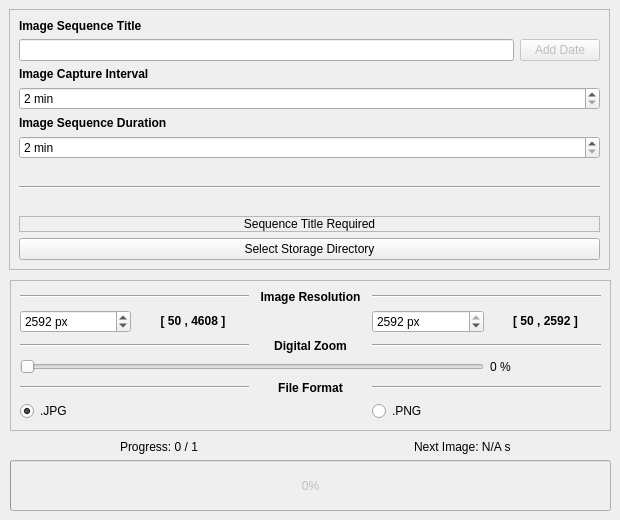
    <widget class="QWidget" name="main_imaging_tab">
     <attribute name="title">
      <string>IMAGING</string>
     </attribute>
     <widget class="QFrame" name="imaging_settings_frame">
      <property name="geometry">
       <rect>
        <x>10</x>
        <y>280</y>
        <width>601</width>
        <height>151</height>
       </rect>
      </property>
      <property name="frameShape">
       <enum>QFrame::StyledPanel</enum>
      </property>
      <property name="frameShadow">
       <enum>QFrame::Sunken</enum>
      </property>
      <widget class="QWidget" name="gridLayoutWidget_2">
       <property name="geometry">
        <rect>
         <x>10</x>
         <y>10</y>
         <width>581</width>
         <height>131</height>
        </rect>
       </property>
       <layout class="QGridLayout" name="gridLayout_2">
        <item row="0" column="3" colspan="2">
         <widget class="Line" name="line_19">
          <property name="orientation">
           <enum>Qt::Horizontal</enum>
          </property>
         </widget>
        </item>
        <item row="4" column="4">
         <widget class="QLabel" name="imaging_digital_zoom_value_label">
          <property name="text">
           <string>0 %</string>
          </property>
         </widget>
        </item>
        <item row="3" column="2">
         <widget class="QLabel" name="imaging_digital_zoom_text_label">
          <property name="text">
           <string>&lt;html&gt;&lt;head/&gt;&lt;body&gt;&lt;p align=&quot;center&quot;&gt;&lt;span style=&quot; font-weight:700;&quot;&gt;Digital Zoom&lt;/span&gt;&lt;/p&gt;&lt;/body&gt;&lt;/html&gt;</string>
          </property>
         </widget>
        </item>
        <item row="6" column="2" rowspan="2">
         <widget class="QLabel" name="imaging_file_format_text_label">
          <property name="text">
           <string>&lt;html&gt;&lt;head/&gt;&lt;body&gt;&lt;p align=&quot;center&quot;&gt;&lt;span style=&quot; font-weight:700;&quot;&gt;File Format&lt;/span&gt;&lt;/p&gt;&lt;/body&gt;&lt;/html&gt;</string>
          </property>
         </widget>
        </item>
        <item row="2" column="2">
         <spacer name="verticalSpacer_6">
          <property name="orientation">
           <enum>Qt::Vertical</enum>
          </property>
          <property name="sizeHint" stdset="0">
           <size>
            <width>20</width>
            <height>40</height>
           </size>
          </property>
         </spacer>
        </item>
        <item row="1" column="3">
         <widget class="QSpinBox" name="imaging_y_resolution_value_spinBox">
          <property name="suffix">
           <string> px</string>
          </property>
          <property name="minimum">
           <number>50</number>
          </property>
          <property name="maximum">
           <number>2592</number>
          </property>
          <property name="value">
           <number>2592</number>
          </property>
         </widget>
        </item>
        <item row="6" column="0" rowspan="2" colspan="2">
         <widget class="Line" name="line_10">
          <property name="orientation">
           <enum>Qt::Horizontal</enum>
          </property>
         </widget>
        </item>
        <item row="4" column="0" colspan="4">
         <widget class="QSlider" name="imaging_digital_zoom_horizontalSlider">
          <property name="minimum">
           <number>0</number>
          </property>
          <property name="maximum">
           <number>100</number>
          </property>
          <property name="value">
           <number>0</number>
          </property>
          <property name="orientation">
           <enum>Qt::Horizontal</enum>
          </property>
          <property name="invertedAppearance">
           <bool>false</bool>
          </property>
          <property name="invertedControls">
           <bool>true</bool>
          </property>
         </widget>
        </item>
        <item row="8" column="3" colspan="2">
         <widget class="QRadioButton" name="imaging_PNG_radioButton">
          <property name="text">
           <string>.PNG</string>
          </property>
         </widget>
        </item>
        <item row="3" column="0" colspan="2">
         <widget class="Line" name="line_5">
          <property name="orientation">
           <enum>Qt::Horizontal</enum>
          </property>
         </widget>
        </item>
        <item row="5" column="2">
         <spacer name="verticalSpacer_7">
          <property name="orientation">
           <enum>Qt::Vertical</enum>
          </property>
          <property name="sizeHint" stdset="0">
           <size>
            <width>20</width>
            <height>40</height>
           </size>
          </property>
         </spacer>
        </item>
        <item row="8" column="0" colspan="2">
         <widget class="QRadioButton" name="imaging_JPG_radioButton">
          <property name="text">
           <string>.JPG</string>
          </property>
          <property name="checked">
           <bool>true</bool>
          </property>
         </widget>
        </item>
        <item row="1" column="1">
         <widget class="QLabel" name="imaging_x_resolution_range_text_label">
          <property name="text">
           <string>&lt;html&gt;&lt;head/&gt;&lt;body&gt;&lt;p align=&quot;center&quot;&gt;&lt;span style=&quot; font-weight:600; color:#000000;&quot;&gt;[ 50 , 4608 ]&lt;/span&gt;&lt;/p&gt;&lt;/body&gt;&lt;/html&gt;</string>
          </property>
          <property name="alignment">
           <set>Qt::AlignCenter</set>
          </property>
         </widget>
        </item>
        <item row="3" column="3" colspan="2">
         <widget class="Line" name="line_9">
          <property name="orientation">
           <enum>Qt::Horizontal</enum>
          </property>
         </widget>
        </item>
        <item row="0" column="2">
         <widget class="QLabel" name="imaging_image_resolution_text_label">
          <property name="text">
           <string>&lt;html&gt;&lt;head/&gt;&lt;body&gt;&lt;p align=&quot;center&quot;&gt;&lt;span style=&quot; font-weight:700;&quot;&gt;Image Resolution&lt;/span&gt;&lt;/p&gt;&lt;/body&gt;&lt;/html&gt;</string>
          </property>
         </widget>
        </item>
        <item row="1" column="0">
         <widget class="QSpinBox" name="imaging_x_resolution_value_spinBox">
          <property name="suffix">
           <string> px</string>
          </property>
          <property name="minimum">
           <number>50</number>
          </property>
          <property name="maximum">
           <number>4608</number>
          </property>
          <property name="value">
           <number>2592</number>
          </property>
         </widget>
        </item>
        <item row="0" column="0" colspan="2">
         <widget class="Line" name="line_6">
          <property name="orientation">
           <enum>Qt::Horizontal</enum>
          </property>
         </widget>
        </item>
        <item row="6" column="3" rowspan="2" colspan="2">
         <widget class="Line" name="line_11">
          <property name="orientation">
           <enum>Qt::Horizontal</enum>
          </property>
         </widget>
        </item>
        <item row="1" column="4">
         <widget class="QLabel" name="imaging_y_resolution_range_text_label">
          <property name="text">
           <string>&lt;html&gt;&lt;head/&gt;&lt;body&gt;&lt;p align=&quot;center&quot;&gt;&lt;span style=&quot; font-weight:600; color:#000000;&quot;&gt;[ 50 , 2592 ]&lt;/span&gt;&lt;/p&gt;&lt;/body&gt;&lt;/html&gt;</string>
          </property>
          <property name="alignment">
           <set>Qt::AlignCenter</set>
          </property>
         </widget>
        </item>
       </layout>
      </widget>
     </widget>
     <widget class="QWidget" name="gridLayoutWidget_9">
      <property name="geometry">
       <rect>
        <x>10</x>
        <y>440</y>
        <width>601</width>
        <height>71</height>
       </rect>
      </property>
      <layout class="QGridLayout" name="gridLayout_9">
       <item row="0" column="1" alignment="Qt::AlignHCenter">
        <widget class="QLabel" name="imaging_countdown_value_label">
         <property name="text">
          <string>Next Image: N/A s</string>
         </property>
        </widget>
       </item>
       <item row="1" column="0" colspan="2">
        <widget class="QProgressBar" name="imaging_progress_progressBar">
         <property name="enabled">
          <bool>false</bool>
         </property>
         <property name="sizePolicy">
          <sizepolicy hsizetype="Expanding" vsizetype="MinimumExpanding">
           <horstretch>0</horstretch>
           <verstretch>0</verstretch>
          </sizepolicy>
         </property>
         <property name="value">
          <number>0</number>
         </property>
        </widget>
       </item>
       <item row="0" column="0" alignment="Qt::AlignHCenter">
        <widget class="QLabel" name="imaging_progress_value_label">
         <property name="text">
          <string>Progress: 0 / 1</string>
         </property>
        </widget>
       </item>
      </layout>
     </widget>
     <widget class="QFrame" name="timelapse_setup_frame">
      <property name="enabled">
       <bool>true</bool>
      </property>
      <property name="geometry">
       <rect>
        <x>9</x>
        <y>9</y>
        <width>601</width>
        <height>261</height>
       </rect>
      </property>
      <property name="frameShape">
       <enum>QFrame::StyledPanel</enum>
      </property>
      <property name="frameShadow">
       <enum>QFrame::Sunken</enum>
      </property>
      <widget class="QWidget" name="gridLayoutWidget">
       <property name="geometry">
        <rect>
         <x>10</x>
         <y>10</y>
         <width>581</width>
         <height>241</height>
        </rect>
       </property>
       <layout class="QGridLayout" name="gridLayout">
        <item row="10" column="0" colspan="2">
         <widget class="QPushButton" name="imaging_select_directory_pushButton">
          <property name="enabled">
           <bool>true</bool>
          </property>
          <property name="text">
           <string>Select Storage Directory</string>
          </property>
          <property name="checkable">
           <bool>false</bool>
          </property>
         </widget>
        </item>
        <item row="3" column="0" colspan="2">
         <widget class="QSpinBox" name="imaging_image_capture_interval_value_spinBox">
          <property name="enabled">
           <bool>true</bool>
          </property>
          <property name="suffix">
           <string> min</string>
          </property>
          <property name="minimum">
           <number>2</number>
          </property>
          <property name="maximum">
           <number>99999999</number>
          </property>
          <property name="value">
           <number>2</number>
          </property>
         </widget>
        </item>
        <item row="5" column="0" colspan="2">
         <widget class="QSpinBox" name="imaging_image_sequence_duration_value_spinBox">
          <property name="enabled">
           <bool>true</bool>
          </property>
          <property name="suffix">
           <string> min</string>
          </property>
          <property name="minimum">
           <number>2</number>
          </property>
          <property name="maximum">
           <number>99999999</number>
          </property>
          <property name="value">
           <number>2</number>
          </property>
         </widget>
        </item>
        <item row="8" column="0" colspan="2">
         <spacer name="verticalSpacer_2">
          <property name="orientation">
           <enum>Qt::Vertical</enum>
          </property>
          <property name="sizeHint" stdset="0">
           <size>
            <width>20</width>
            <height>40</height>
           </size>
          </property>
         </spacer>
        </item>
        <item row="1" column="0">
         <widget class="QLineEdit" name="imaging_image_sequence_title_value_lineEdit">
          <property name="enabled">
           <bool>true</bool>
          </property>
          <property name="toolTip">
           <string/>
          </property>
         </widget>
        </item>
        <item row="6" column="0" colspan="2">
         <spacer name="verticalSpacer_3">
          <property name="orientation">
           <enum>Qt::Vertical</enum>
          </property>
          <property name="sizeHint" stdset="0">
           <size>
            <width>20</width>
            <height>40</height>
           </size>
          </property>
         </spacer>
        </item>
        <item row="7" column="0" colspan="2">
         <widget class="Line" name="line">
          <property name="orientation">
           <enum>Qt::Horizontal</enum>
          </property>
         </widget>
        </item>
        <item row="9" column="0" colspan="2">
         <widget class="QLabel" name="imaging_directory_value_label">
          <property name="enabled">
           <bool>true</bool>
          </property>
          <property name="sizePolicy">
           <sizepolicy hsizetype="Preferred" vsizetype="MinimumExpanding">
            <horstretch>0</horstretch>
            <verstretch>0</verstretch>
           </sizepolicy>
          </property>
          <property name="frameShape">
           <enum>QFrame::StyledPanel</enum>
          </property>
          <property name="frameShadow">
           <enum>QFrame::Raised</enum>
          </property>
          <property name="text">
           <string>Sequence Title Required</string>
          </property>
          <property name="alignment">
           <set>Qt::AlignCenter</set>
          </property>
         </widget>
        </item>
        <item row="4" column="0" colspan="2">
         <widget class="QLabel" name="imaging_image_sequence_duration_text_label">
          <property name="text">
           <string>&lt;html&gt;&lt;head/&gt;&lt;body&gt;&lt;p&gt;&lt;span style=&quot; font-weight:700;&quot;&gt;Image Sequence Duration&lt;/span&gt;&lt;/p&gt;&lt;/body&gt;&lt;/html&gt;</string>
          </property>
         </widget>
        </item>
        <item row="0" column="0" colspan="2">
         <widget class="QLabel" name="imaging_image_sequence_title_text_label">
          <property name="text">
           <string>&lt;html&gt;&lt;head/&gt;&lt;body&gt;&lt;p&gt;&lt;span style=&quot; font-weight:700;&quot;&gt;Image Sequence Title&lt;/span&gt;&lt;/p&gt;&lt;/body&gt;&lt;/html&gt;</string>
          </property>
         </widget>
        </item>
        <item row="2" column="0" colspan="2">
         <widget class="QLabel" name="imaging_image_capture_interval_text_label">
          <property name="text">
           <string>&lt;html&gt;&lt;head/&gt;&lt;body&gt;&lt;p&gt;&lt;span style=&quot; font-weight:700;&quot;&gt;Image Capture Interval&lt;/span&gt;&lt;/p&gt;&lt;/body&gt;&lt;/html&gt;</string>
          </property>
         </widget>
        </item>
        <item row="1" column="1">
         <widget class="QPushButton" name="imaging_add_date_pushButton">
          <property name="enabled">
           <bool>false</bool>
          </property>
          <property name="text">
           <string>Add Date</string>
          </property>
         </widget>
        </item>
       </layout>
      </widget>
     </widget>
    </widget>
